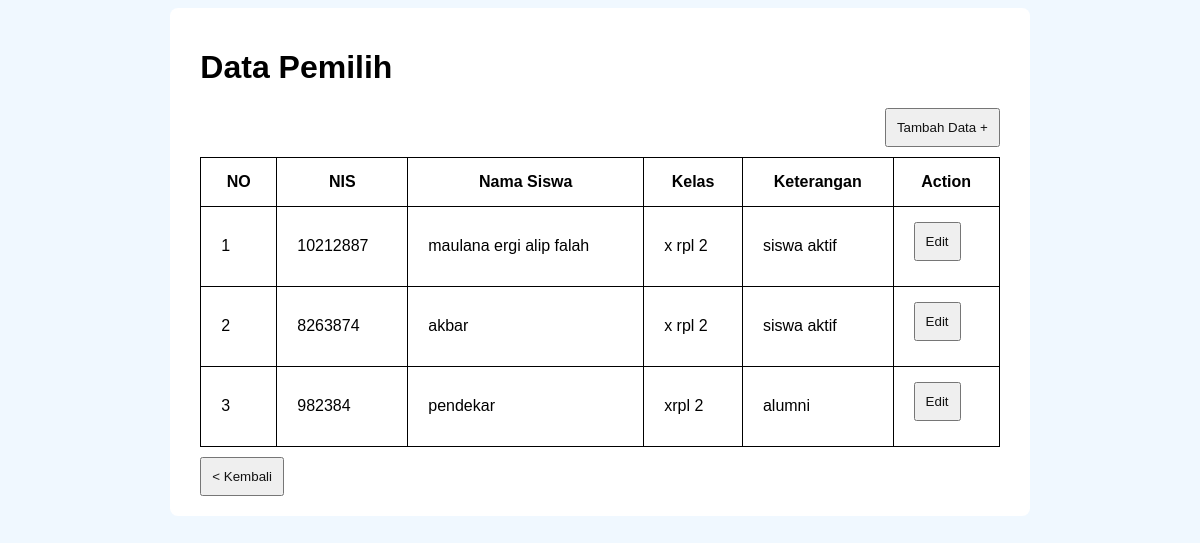
The app's page /panitia/pemilih/index.php with its own data.
### tables this page shows
CREATE TABLE `pemilih` (
  `id_pemilih` int(11) NOT NULL,
  `nis` int(8) NOT NULL,
  `nama_siswa` varchar(50) NOT NULL,
  `kelas` varchar(10) NOT NULL,
  `keterangan` enum('siswa aktif','alumni') NOT NULL,
  `user_id` int(11) NOT NULL
);

### controlRequest.php (called while the page is built, shortened)
<?php
require_once "Users.php";
require_once "Pemilih.php";
$database = new Database();
$db = $database->openConnection();
$pemilih = new Pemilih($db);
?>

### Users.php (called while the page is built, shortened)
<?php
  class Users  {
    public function __construct($db) {
        $this->conn = $db;
    }
  }

### Pemilih.php (called while the page is built, shortened)
<?php
require_once 'Users.php';
class Pemilih extends Users {
    public function getAllData() {
        $query = "SELECT users.* , pemilih.* FROM users JOIN pemilih ON users.user_id = pemilih.user_id";
        $result = $this->conn->query($query);
        return $result;
    }
}

### panitia/pemilih/index.php (the view, shortened to what this page needs)
<?php
require_once "../../controlRequest.php";
?>
<!DOCTYPE html>
<html lang="en">
<head>
    <link rel="stylesheet" href="../../assets/css/style.css">
</head>
<body>
<div class="container">
    <div class="card">
        <h1>Data Pemilih</h1>
        <button class="tbn-float-right"><a href="create.php" style="text-decoration: none;">Tambah Data  +</a></button>
        <table border="1">
            <tr>
                <th>NO</th>
                <th>NIS</th>
                <th>Nama Siswa</th>
                <th>Kelas</th>
                <th>Keterangan</th>
                <th>Action</th>
            </tr>
            <?php
            $i = 1;
            foreach ($pemilih->getAllData() as $value) {
                ?>
                <tr>
                    <td><?= $i?></td>
                    <td><?= $value['nis'] ?></td>
                    <td><?= $value['nama_siswa'] ?></td>
                    <td><?= $value['kelas'] ?></td>
                    <td><?= $value['keterangan'] ?></td>
                    <td>
                        <button>
                            <a href="edit.php?id_pemilih=<?= $value['id_pemilih']?>">Edit</a>
                        </button>
                    </td>
                </tr>
                <?php
                $i++;
            }
            ?>
        </table>
        <button class="tbn-float-left"><a href="../index.php">&lt; Kembali</a></button>
    </div>
</div>
<?php
    include_once "../../layout/footer.php";
?>

### assets/css/style.css (style rules this page uses)
* { box-sizing: border-box; }
body { background-color: aliceblue; font-family: 'Gill Sans', 'Gill Sans MT', Calibri, 'Trebuchet MS', sans-serif; }
.container { max-width: 80%; margin: auto; }
.card { background-color: white; border-radius: 8px; padding: 20px 30px ; max-width: max-content; margin: auto; }
table { border-collapse: collapse; width: 100%; }
tr,th, td { padding: 15px 20px; border: 1px solid black; }
button { padding: 10px; margin-bottom: 10px; }
.tbn-float-right { float: right; }
.tbn-float-left { margin: auto; margin-top: 10px; }
a { text-decoration: none; color: rgb(18, 18, 18); }

### records on screen
pemilih: nis "10212887", nama_siswa "maulana ergi alip falah", kelas "x rpl 2", keterangan "siswa aktif"
pemilih: nis "8263874", nama_siswa "akbar", kelas "x rpl 2", keterangan "siswa aktif"
pemilih: nis "982384", nama_siswa "pendekar", kelas "xrpl 2", keterangan "alumni"
